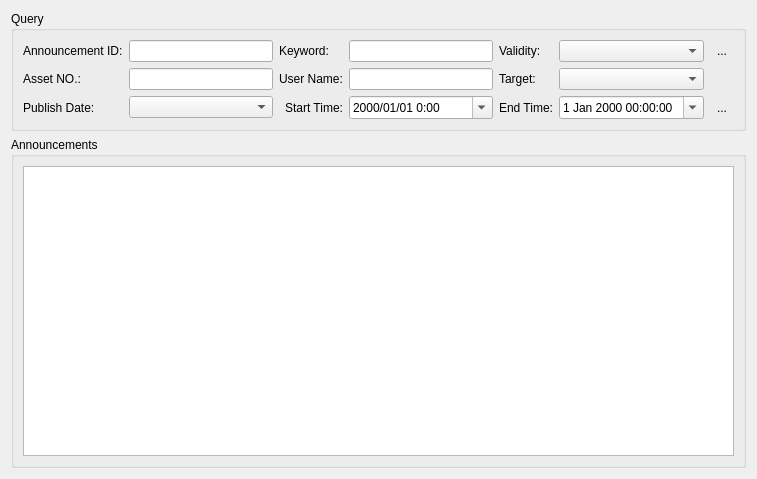
<?xml version="1.0" encoding="UTF-8"?>
<ui version="4.0">
 <class>AnnouncementManagementWidget</class>
 <widget class="QWidget" name="AnnouncementManagementWidget">
  <property name="geometry">
   <rect>
    <x>0</x>
    <y>0</y>
    <width>757</width>
    <height>479</height>
   </rect>
  </property>
  <property name="windowTitle">
   <string>Form</string>
  </property>
  <layout class="QVBoxLayout" name="verticalLayout_2">
   <item>
    <widget class="QGroupBox" name="groupBoxQuery">
     <property name="title">
      <string>Query</string>
     </property>
     <layout class="QGridLayout" name="gridLayout">
      <item row="2" column="4">
       <widget class="QLabel" name="labelEndTime">
        <property name="text">
         <string>End Time:</string>
        </property>
        <property name="alignment">
         <set>Qt::AlignRight|Qt::AlignTrailing|Qt::AlignVCenter</set>
        </property>
       </widget>
      </item>
      <item row="0" column="1">
       <widget class="QLineEdit" name="lineEditID"/>
      </item>
      <item row="0" column="0">
       <widget class="QLabel" name="labelID">
        <property name="text">
         <string>Announcement ID:</string>
        </property>
       </widget>
      </item>
      <item row="0" column="8">
       <widget class="QToolButton" name="toolButtonQuery">
        <property name="toolTip">
         <string>Query</string>
        </property>
        <property name="statusTip">
         <string>Query</string>
        </property>
        <property name="text">
         <string>...</string>
        </property>
        <property name="icon">
         <iconset resource="../controlcenter.qrc">
          <normaloff>:/icon/resources/images/querydatabase.png</normaloff>:/icon/resources/images/querydatabase.png</iconset>
        </property>
        <property name="autoRaise">
         <bool>true</bool>
        </property>
       </widget>
      </item>
      <item row="2" column="0">
       <widget class="QLabel" name="label">
        <property name="text">
         <string>Publish Date:</string>
        </property>
       </widget>
      </item>
      <item row="2" column="1">
       <widget class="QComboBox" name="comboBoxPeriod"/>
      </item>
      <item row="2" column="2">
       <widget class="QLabel" name="labelStartTime">
        <property name="text">
         <string>Start Time:</string>
        </property>
        <property name="alignment">
         <set>Qt::AlignRight|Qt::AlignTrailing|Qt::AlignVCenter</set>
        </property>
       </widget>
      </item>
      <item row="2" column="3">
       <widget class="QDateTimeEdit" name="dateTimeEditStartTime">
        <property name="minimumSize">
         <size>
          <width>115</width>
          <height>0</height>
         </size>
        </property>
        <property name="minimumDateTime">
         <datetime>
          <hour>0</hour>
          <minute>0</minute>
          <second>0</second>
          <year>1970</year>
          <month>1</month>
          <day>1</day>
         </datetime>
        </property>
        <property name="displayFormat">
         <string notr="true">yyyy/MM/dd H:mm</string>
        </property>
        <property name="calendarPopup">
         <bool>true</bool>
        </property>
       </widget>
      </item>
      <item row="2" column="5">
       <widget class="QDateTimeEdit" name="dateTimeEditEndTime">
        <property name="minimumSize">
         <size>
          <width>115</width>
          <height>0</height>
         </size>
        </property>
        <property name="calendarPopup">
         <bool>true</bool>
        </property>
       </widget>
      </item>
      <item row="2" column="8">
       <widget class="QToolButton" name="toolButtonFilter">
        <property name="toolTip">
         <string>Filter</string>
        </property>
        <property name="statusTip">
         <string>Filter</string>
        </property>
        <property name="text">
         <string>...</string>
        </property>
        <property name="icon">
         <iconset resource="../controlcenter.qrc">
          <normaloff>:/icon/resources/images/filter.png</normaloff>:/icon/resources/images/filter.png</iconset>
        </property>
        <property name="autoRaise">
         <bool>true</bool>
        </property>
       </widget>
      </item>
      <item row="1" column="0">
       <widget class="QLabel" name="labelAssetNO">
        <property name="text">
         <string>Asset NO.:</string>
        </property>
       </widget>
      </item>
      <item row="1" column="1">
       <widget class="QLineEdit" name="lineEditAssetNO"/>
      </item>
      <item row="0" column="2">
       <widget class="QLabel" name="labelKeyword">
        <property name="text">
         <string>Keyword:</string>
        </property>
       </widget>
      </item>
      <item row="0" column="3">
       <widget class="QLineEdit" name="lineEditKeyword"/>
      </item>
      <item row="1" column="2">
       <widget class="QLabel" name="labelUserName">
        <property name="text">
         <string>User Name:</string>
        </property>
       </widget>
      </item>
      <item row="1" column="3">
       <widget class="QLineEdit" name="lineEditUserName"/>
      </item>
      <item row="0" column="4">
       <widget class="QLabel" name="labelValidity">
        <property name="text">
         <string>Validity:</string>
        </property>
       </widget>
      </item>
      <item row="0" column="5">
       <widget class="QComboBox" name="comboBoxValidity">
        <property name="sizePolicy">
         <sizepolicy hsizetype="Expanding" vsizetype="Fixed">
          <horstretch>0</horstretch>
          <verstretch>0</verstretch>
         </sizepolicy>
        </property>
       </widget>
      </item>
      <item row="1" column="4">
       <widget class="QLabel" name="labelTarget">
        <property name="text">
         <string>Target:</string>
        </property>
       </widget>
      </item>
      <item row="1" column="5">
       <widget class="QComboBox" name="comboBoxTarget"/>
      </item>
     </layout>
    </widget>
   </item>
   <item>
    <widget class="QGroupBox" name="groupBoxAnnouncements">
     <property name="title">
      <string>Announcements</string>
     </property>
     <layout class="QVBoxLayout" name="verticalLayout">
      <item>
       <widget class="QTableView" name="tableView">
        <property name="contextMenuPolicy">
         <enum>Qt::CustomContextMenu</enum>
        </property>
        <property name="editTriggers">
         <set>QAbstractItemView::NoEditTriggers</set>
        </property>
        <property name="selectionMode">
         <enum>QAbstractItemView::SingleSelection</enum>
        </property>
        <property name="selectionBehavior">
         <enum>QAbstractItemView::SelectRows</enum>
        </property>
        <property name="sortingEnabled">
         <bool>true</bool>
        </property>
        <attribute name="horizontalHeaderShowSortIndicator" stdset="0">
         <bool>true</bool>
        </attribute>
        <attribute name="horizontalHeaderStretchLastSection">
         <bool>true</bool>
        </attribute>
       </widget>
      </item>
     </layout>
    </widget>
   </item>
  </layout>
  <action name="actionRefresh">
   <property name="text">
    <string>Refresh</string>
   </property>
  </action>
  <action name="actionDisable">
   <property name="text">
    <string>Disable</string>
   </property>
  </action>
  <action name="actionClone">
   <property name="text">
    <string>Clone</string>
   </property>
  </action>
  <action name="actionExport">
   <property name="text">
    <string>Export</string>
   </property>
  </action>
  <action name="actionPrint">
   <property name="text">
    <string>Print</string>
   </property>
  </action>
 </widget>
 <resources>
  <include location="../controlcenter.qrc"/>
 </resources>
 <connections/>
</ui>
